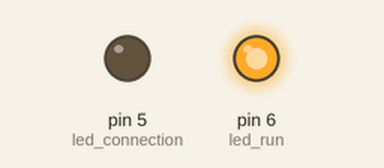
Recording of a sketch running on a simulated Arduino Uno, built with avr-gcc and run on an emulated ATmega328P. Shown: output pins drawn as LEDs (lit = HIGH). What the sketch prints to the serial monitor is not drawn.

Above: at 0.1 s.
Timing chart, 0 to 1.6 s (numbered marks = the images above):
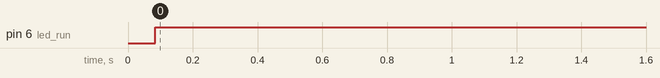

The sketch:

float.ino
```cpp
#define led_connection 5
#define led_run 6

int counter = 0;

void setup()
{
  Serial.begin(9600);
  pinMode(led_connection, OUTPUT);
  pinMode(led_run, OUTPUT);
}

void loop()
{
  counter++;
  Serial.print("Counter : ");Serial.println(counter);
  if (counter > 10)
    {
      digitalWrite(led_run, HIGH);
      Serial.println("led_run");
      delay(2000);
    }else {
      digitalWrite(led_run,LOW);
    }
}
```

Measured:
- by itself, pin 6 (led_run): LOW → HIGH at 0.08 s
